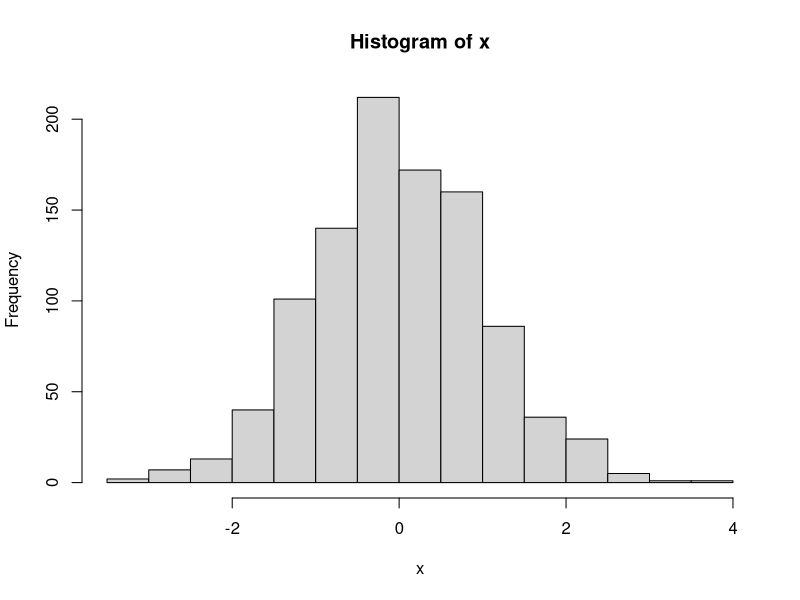

Generate this figure with R: (Note: this script raises an error after producing the figure.)
## ---- chunk 1
knitr::opts_chunk$set(echo = FALSE)
## ---- chunk 2
x <- rnorm(1000)
n <- 15
hist(x, breaks = n)
## ---- chunk 3
knitr::include_graphics("/Users/nbr/Dropbox/HEP/Administration\ générale/Adobe\ stock/Fotolia_61974934_M.jpg", dpi = 72)
